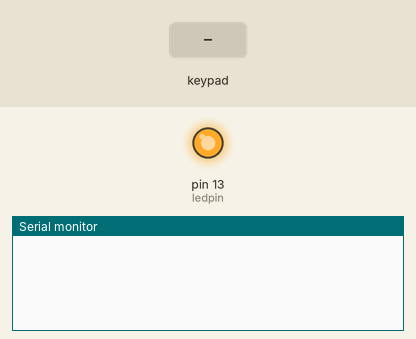
The sketch below on a simulated Arduino Uno, built with avr-gcc and run on an emulated ATmega328P. Parts: output pins drawn as LEDs (lit = HIGH), the last lines printed to the serial monitor. Inputs (shaded band) come from the test bench.

Above: at 1.2 s.
1.3 s: key '1' pressed
At 2.5 s:
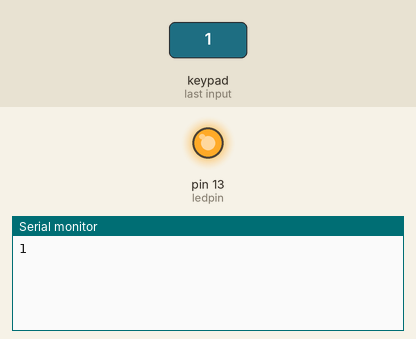
2.8 s: keypad keys 4 5 6 7 A pressed 0.4 s apart
At 5.2 s:
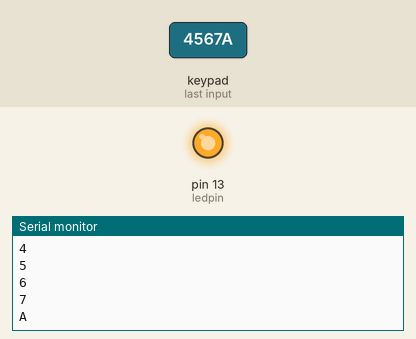
6.3 s: key 'B' pressed
At 6.6 s:
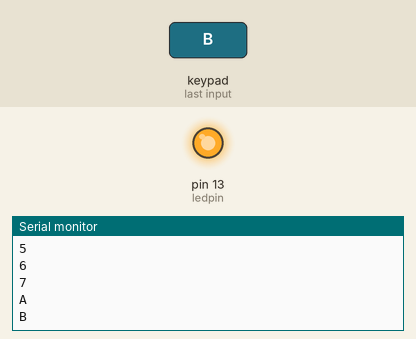
7.8 s: keypad keys 4 5 6 7 D pressed 0.4 s apart
At 10.0 s:
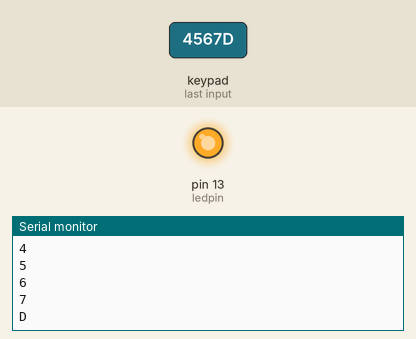
11.3 s: key 'C' pressed
At 11.7 s:
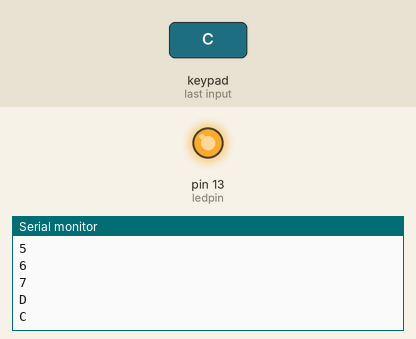
Timing chart, 0 to 13.8 s (numbered marks = the images above; inputs shaded):
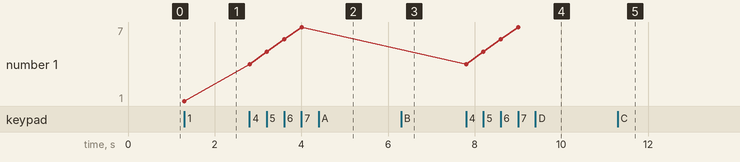

The sketch:

KeypadTest.ino
```cpp
/*  Keypadtest.pde
 *
 *  Demonstrate the simplest use of the  keypad library.
 *
 *  The first step is to connect your keypad to the
 *  Arduino  using the pin numbers listed below in
 *  rowPins[] and colPins[]. If you want to use different
 *  pins then  you  can  change  the  numbers below to
 *  match your setup.
 *
 */
#include <Keypad.h>

const byte ROWS = 4; // Four rows
const byte COLS = 4; // Four columns
// Define the Keymap
char keys[ROWS][COLS] =
{
  {'1','2','3', 'A'},
  {'4','5','6', 'B'},
  {'7','8','9', 'C'},
  {'0','F','E', 'D'}
};
// Connect keypad R0, R1, R2 and R3 to these Arduino pins.
byte rowPins[ROWS] = { 4, 5, 6, 7 };
// Connect keypad C0, C1, C2 and C3 to these Arduino pins.
byte colPins[COLS] = { 0, 1, 2, 3 };

// Create the Keypad
Keypad kpd = Keypad( makeKeymap(keys), rowPins, colPins, ROWS, COLS );

#define ledpin 13

void setup()
{
  pinMode(ledpin,OUTPUT);
  digitalWrite(ledpin, HIGH);
  Serial.begin(9600);
}

void loop()
{
  char key = kpd.getKey();
  if(key)  // Check for a valid key.
  {
    switch (key)
    {
      case '*':
        digitalWrite(ledpin, LOW);
        break;
      case '#':
        digitalWrite(ledpin, HIGH);
        break;
      default:
        Serial.println(key);
    }
  }
}
```

Measured:
- after the input at 1.3 s, the serial monitor: prints a new line at once (image 1)
- after the input at 2.8 s, the serial monitor: prints a new line at once (image 2)
- after the input at 6.3 s, the serial monitor: prints a new line at once (image 3)
- after the input at 7.8 s, the serial monitor: prints a new line at once (image 4)
- after the input at 11.3 s, the serial monitor: prints a new line at once (image 5)
- plotted number 1: 1 → 7 after the input at 2.8 s
